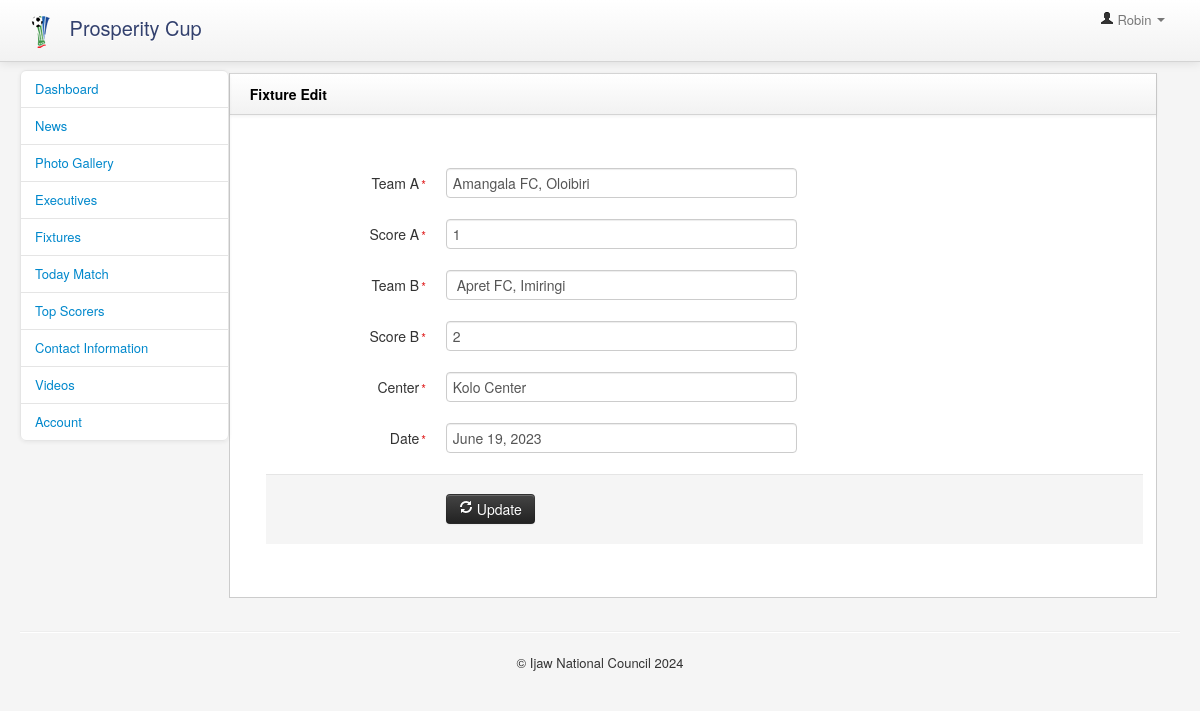
Page /admin/edit_fixture?fixid=225 (signed in) on the committed database.
### tables this page shows
CREATE TABLE `fixturesbk` (
  `fix_id` int(11) NOT NULL,
  `matchDay` varchar(200) NOT NULL,
  `teama` varchar(200) NOT NULL,
  `teamb` varchar(200) NOT NULL,
  `center` varchar(200) NOT NULL,
  `matchDate` varchar(200) NOT NULL,
  `matchTime` varchar(200) NOT NULL,
  `scoreA` varchar(200) NOT NULL,
  `scoreB` varchar(200) NOT NULL,
  `match_type` varchar(200) NOT NULL
);

### admin/scripts/functions.php (called while the page is built, shortened)
<?php
function ExecuteQuery($query){
	global $connection;
	$result = mysqli_query($connection,$query);
	return $result;
}
function SqlArray($result){
	$rows = mysqli_fetch_array($result);
	return $rows;
}
?>

### admin/edit_fixture.php (the view, shortened to what this page needs)
<?php
require_once("scripts/config.php"); ?>
<?php require_once("scripts/functions.php"); ?>
<?php
$message="";
if(isset($_GET['fixid'])){
	$resultEdit=ExecuteQuery("select * from fixturesbk  where fix_id='".$_GET['fixid']."'");
		$rows_Edit = SqlArray($resultEdit);
}
?>
<!DOCTYPE html>
<html>
    <head>
        <link href="bootstrap/css/bootstrap.min.css" rel="stylesheet" media="screen">
        <link href="bootstrap/css/bootstrap-responsive.min.css" rel="stylesheet" media="screen">
        <link href="assets/styles.css" rel="stylesheet" media="screen">
    </head>
    <body style="font-size:13px">
         <?php  include("tools/admin_header.php");?>
        <div class="container-fluid">
            <div class="row-fluid">
                 <?php  include("tools/leftbar.php");?>
                <div class="span9" id="content" style="width:80%">
                    <div class="row-fluid">
                        <div class="block">
                            <div class="navbar navbar-inner block-header">
                                <div class="muted pull-left"><b style="font-size:14px; color:#000">Fixture Edit</b></div>
                            </div>
                            <div class="block-content collapse in">
                              <?php echo $message;?>  <br/><br/><div class="span12">
					<form action="" id="form_sample_1" class="form-horizontal" enctype="multipart/form-data" method="post">
						<fieldset>
								<div class="control-group">
  								<label class="control-label">Team A<span class="required">*</span></label>
  								<div class="controls">
  									<input type="text" name="teama" data-required="1" class="span6 m-wrap" value="<?php echo $rows_Edit['teama'];?>" required />
  								</div>
  							</div>
							<div class="control-group">
  								<label class="control-label">Score A<span class="required">*</span></label>
  								<div class="controls">
  									<input type="text" name="scorea" data-required="1" class="span6 m-wrap" value="<?php echo $rows_Edit['scoreA'];?>"/>
  								</div>
  							</div>
							<div class="control-group">
  								<label class="control-label">Team B<span class="required">*</span></label>
  								<div class="controls">
  									<input type="text" name="teamb" data-required="1" class="span6 m-wrap" value="<?php echo $rows_Edit['teamb'];?>" required/>
  								</div>
  							</div>
							<div class="control-group">
  								<label class="control-label">Score B<span class="required">*</span></label>
  								<div class="controls">
  									<input type="text" name="scoreb" data-required="1" class="span6 m-wrap" value="<?php echo $rows_Edit['scoreB'];?>" />
  								</div>
  							</div>
								<div class="control-group">
  								<label class="control-label">Center<span class="required">*</span></label>
  								<div class="controls">
  									<input type="text" name="center" data-required="1" class="span6 m-wrap" value="<?php echo $rows_Edit['center'];?>" required />
  								</div>
  							</div>
							<div class="control-group">
  								<label class="control-label">Date<span class="required">*</span></label>
  								<div class="controls">
  									<input type="text" name="date" data-required="1" class="span6 m-wrap" value="<?php echo $rows_Edit['matchDate'];?>" required />
  								</div>
  							</div>
  							<div class="form-actions">
  								<button name="update" type="submit" class="btn btn-inverse"><i class="icon-refresh icon-white" ></i> Update</button>&nbsp;&nbsp;
  							</div>
						</fieldset>
					</form>
				</div>
			    </div>
			</div>
		    </div>
                </div>
            </div>
            <hr>
             <?php include('includes/footer.php');?>
        </div>
        <link href="vendors/datepicker.css" rel="stylesheet" media="screen">
        <link href="vendors/uniform.default.css" rel="stylesheet" media="screen">
        <link href="vendors/chosen.min.css" rel="stylesheet" media="screen">
        <link href="vendors/wysiwyg/bootstrap-wysihtml5.css" rel="stylesheet" media="screen">
    </body>
</html>

### admin/assets/styles.css (style rules this page uses)
body { padding-top: 0; padding-bottom: 40px; background-color: #f5f5f5; }
@media (min-width: 979px) { body { padding-top: 60px; } }
#content { margin-left:0px; }
.block { border: 1px solid #ccc; background: white; margin: 1em 0em; border-top: none; }
.block-content { margin: 1em; min-height: .25em; }
.block-header { margin-bottom: 0px; border-right: none; border-left: none; -webkit-border-radius: 0px; -moz-border-radius: 0px; border-radius: 0px; }
.block-header div { padding-top: 10px; }
.control-label .required { color: #e02222; font-size: 12px; padding-left: 2px; }

### rows in the picture
fixturesbk: teama "Amangala FC, Oloibiri", scorea "1", teamb "Apret FC, Imiringi", scoreb "2", center "Kolo Center", date "June 19, 2023"

### other values in the picture
$_SESSION['user'] "Robin"
